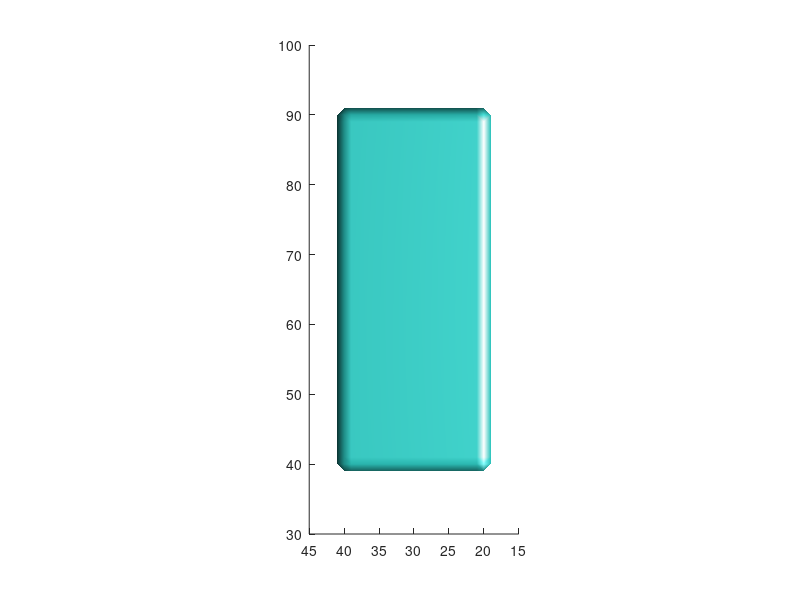

This chart was generated by the following MATLAB code:
%Generate a cubic and display it in isosurface format
volumeX = 64;
volumeY = 128;
volumeZ = 64;
volume = ones(volumeX,volumeY,volumeZ);
for x=20:40
    for y=40:90
        for z=20:40
            volume(x,y,z)=0;
        end
    end
end

[xMesh yMesh zMesh] = meshgrid(1:volumeY,1:volumeX,1:volumeZ);
isosurface(xMesh, yMesh, zMesh, volume, 0.99);
%isonormals(xMesh, yMesh, zMesh, volume, pt);
%set(pt,'FaceColor','red','EdgeColor','none');
daspect([1 1 1]);%Set or query axes data aspect ratio
camlight;%Create or move light object in camera coordinates
lighting gouraud;

view(-90,90);

